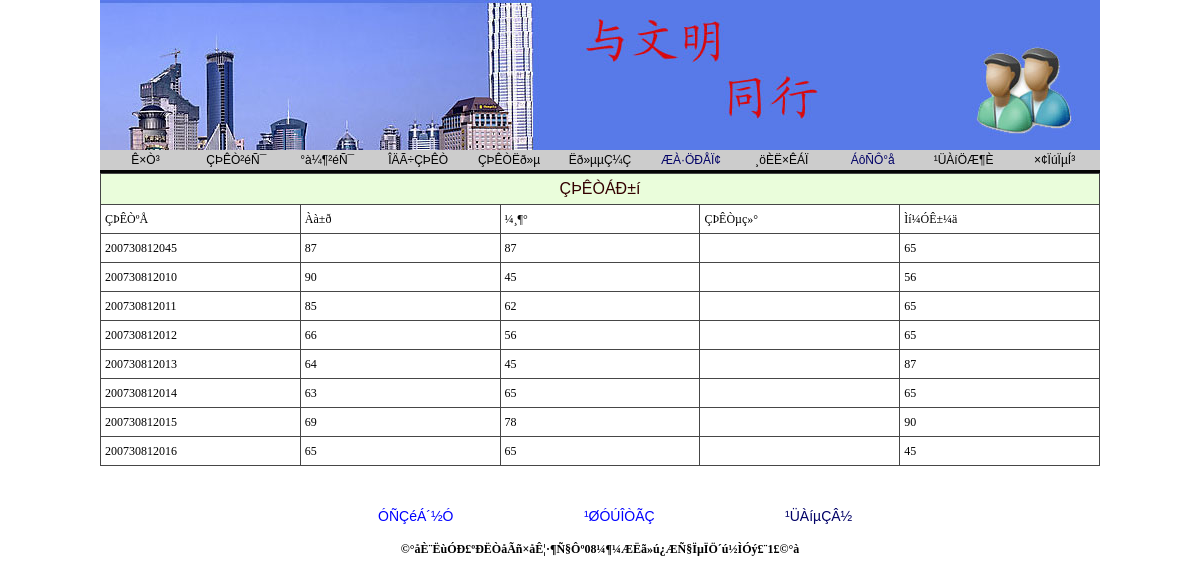
Screenshot of /qs_xinx.php with the database file from the repository.
### tables this page shows
CREATE TABLE chengji (
  id int(100) NOT NULL auto_increment,
  xh varchar(50) NOT NULL,
  yy varchar(20) NOT NULL,
  c varchar(20) NOT NULL,
  wl varchar(20) NOT NULL,
  gs varchar(10) NOT NULL,
  jd varchar(40) NOT NULL,
  ly varchar(20) NOT NULL,
  dy varchar(20) NOT NULL,
  sw varchar(20) NOT NULL,
  PRIMARY KEY  (id)
);

### qs_xinx.php (the view, shortened to what this page needs)
<!DOCTYPE html PUBLIC "-//W3C//DTD XHTML 1.0 Transitional//EN" "http://www.w3.org/TR/xhtml1/DTD/xhtml1-transitional.dtd">
<html xmlns="http://www.w3.org/1999/xhtml">
<head>
<link href="../css/css.css" rel="stylesheet" type="text/css" />
<link href="../css/style.css" rel="stylesheet" type="text/css" />
</head>
<body>
<table width="1000" height="150" border="0" align="center" cellpadding="0" cellspacing="0">
  <tr>
    <td align="left" valign="top"><img src="tp/top.jpg" width="1000" height="150" /></td>
  </tr>
</table>
<table width="1000" height="20" bgcolor="#CCCCCC" border="0" align="center" cellpadding="0" cellspacing="0" bordercolor="#FFFFFF">
  <tr>
    <td width="90"><div align="center"><span class="STYLE8">Ê×Ò³</span></div></td>
    <td width="90"><div align="center"><span class="STYLE8">ÇÞÊÒ²éÑ¯</span></div></td>
    <td width="90"><div align="center"><span class="STYLE8">°à¼¶²éÑ¯</span></div></td>
    <td width="90"><div align="center" class="STYLE8">ÎÄÃ÷ÇÞÊÒ</div></td>
    <td width="90"><div align="center" class="STYLE8">ÇÞÊÒËð»µ</div></td>
    <td width="90"><div align="center" class="STYLE8">Ëð»µµÇ¼Ç</div></td>
    <td width="90"><div align="center" class="STYLE8"><a href="pfxinx.php">ÆÀ·ÖÐÅÏ¢</a></div></td>
    <td width="90"><div align="center" class="STYLE8">¸öÈË×ÊÁÏ</div></td>
    <td width="90"><div align="center" class="STYLE8"><a href="lyb.php">ÁôÑÔ°å</a></div></td>
    <td width="90"><div align="center" class="STYLE8">¹ÜÀíÖÆ¶È</div></td>
    <td width="90"><div align="center" class="STYLE8">×¢ÏúÏµÍ³</div></td>
  </tr>
</table>
<table width="1000" height="0" border="0" align="center" cellpadding="0" cellspacing="0" bgcolor="#666666">
  <tr>
    <td width="1000" bgcolor="#FFFFFF"><div align="center"><img src="tp/xian.jpg" width="1000" height="3"></div></td>
  </tr>
</table>
<table id="subtree1" style="DISPLAY: " width="100%" border="0" cellspacing="0" cellpadding="0">
        <tr>
          <td><table width="950" border="0" align="center" cellpadding="0" cellspacing="0">
              <tr>
                <td height="40" class="font42"><table width="1000" border="0" align="center" cellpadding="4" cellspacing="1" bgcolor="#464646" class="newfont03">
                  <tr class="CTitle" >
                    <td height="22" colspan="11" align="center" class="select_tr STYLE2" style="font-size:16px">ÇÞÊÒÁÐ±í</td>
                  </tr>
                  <tr bgcolor="#FFFFFF">
                    <td width="18%" height="20">ÇÞÊÒºÅ</td>
                    <td width="18%" >Àà±ð</td>
                    <td width="18%">¼¸¶°</td>
                    <td width="18%">ÇÞÊÒµç»°</td>
                    <td width="18%">Ìí¼ÓÊ±¼ä</td>
                  </tr>
                  <?php
$sql="select * from chengji";
$query=mysql_query($sql);
while ($row = mysql_fetch_array($query)) {
?>
                  <tr bgcolor="#FFFFFF">
                    <td height="20"><?php echo ($row["xh"]); ?></td>
                    <td ><?php echo ($row["yy"]); ?></td>
                    <td><?php echo ($row["c"]); ?></td>
                    <td>&nbsp;</td>
                    <td colspan="2"><?php echo ($row["wl"]); ?></td>
                    <?php
}
?>
                  </tr>
                </table></td>
        </tr>
      </table>
          </td>
        </tr>
</table>
</body>
<?
	require("tp.php")
	?>
</html>

### tp.php (shortened to what this page needs)
<!DOCTYPE html PUBLIC "-//W3C//DTD XHTML 1.0 Transitional//EN" "http://www.w3.org/TR/xhtml1/DTD/xhtml1-transitional.dtd">
<html xmlns="http://www.w3.org/1999/xhtml">
<head>
</head>
<body>
<table width="1000" height="100" border="0" align="center" cellpadding="0" cellspacing="0">
  <tr>
    <td colspan="3">&nbsp;</td>
  </tr>
  <tr>
    <td><div align="right" class="STYLE4">ÓÑÇéÁ´½Ó</div></td>
    <td><div align="center" class="STYLE4">¹ØÓÚÎÒÃÇ</div></td>
    <td><div align="left" class="STYLE4"><a href="admin/index.php">¹ÜÀíµÇÂ½</a></div></td>
  </tr>
  <tr>
    <td colspan="3"> <tr>
    <th colspan="3" align="center" valign="middle" scope="col"><span class="STYLE6">&copy;°åÈ¨ËùÓÐ£ºÐËÒåÃñ×åÊ¦·¶Ñ§Ôº08¼¶¼ÆËã»ú¿ÆÑ§ÏµÏÖ´ú½ÌÓý£¨1£©°à </span></th>
  </tr><tr><td colspan="3"></td>
</table>
</body>
</html>

### css/css.css (style rules this page uses)
.newfont03 { font-family: "����"; font-size: 12px; color: #000000; text-decoration: none; }

### css/style.css (style rules this page uses)
body { margin:0px; }
html { scrollbar-face-color:#CCD0DB; scrollbar-highlight-color:#fff; scrollbar-shadow-color:#fff; scrollbar-3dlight-color:#6795B4; scrollbar-arrow-color:#20669A; scrollbar-track-color:#fff; scrollbar-darkshadow-color:#6795B4; border:0; }
html { overflow-x: hidden; overflow-y: auto; }
TD { font-size: 12px; }
a:link,a:visited { text-decoration:none; color:#006; }
.CTitle { background:#6795B4; padding:5px; text-align:left; color:#FFFFFF; font-size:13px; font-family: Verdana, Arial, Helvetica, sans-serif; }
.select_tr { background-color: #EAFDDB; }
div { font-size:12px; font-family: Verdana, Arial, Helvetica, sans-serif; }

### qs_xinx.php (style rules this page uses)
html { overflow-x: auto; overflow-y: auto; border:0; }

### tp.php (style rules this page uses)
.STYLE6 { font-size: 12px }

### rows the page displays
chengji: xh "200730812045", yy "87", c "87", wl "65"
chengji: xh "200730812010", yy "90", c "45", wl "56"
chengji: xh "200730812011", yy "85", c "62", wl "65"
chengji: xh "200730812012", yy "66", c "56", wl "65"
chengji: xh "200730812013", yy "64", c "45", wl "87"
chengji: xh "200730812014", yy "63", c "65", wl "65"
chengji: xh "200730812015", yy "69", c "78", wl "90"
chengji: xh "200730812016", yy "65", c "65", wl "45"
